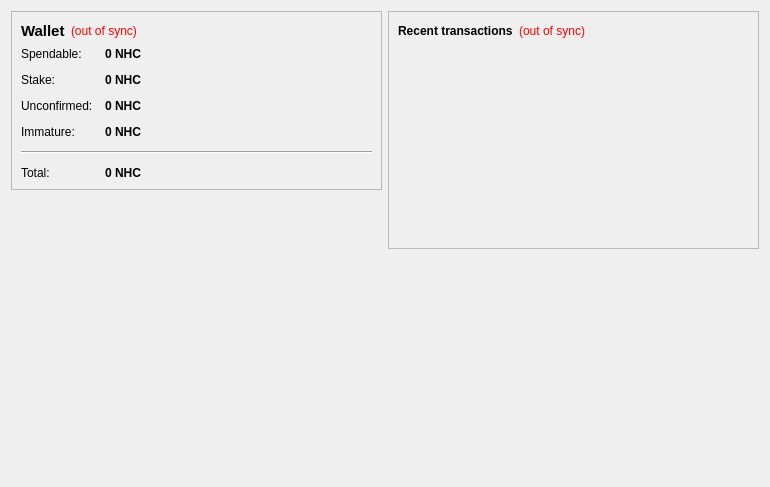
<?xml version="1.0" encoding="UTF-8"?>
<ui version="4.0">
 <class>OverviewPage</class>
 <widget class="QWidget" name="OverviewPage">
  <property name="geometry">
   <rect>
    <x>0</x>
    <y>0</y>
    <width>770</width>
    <height>487</height>
   </rect>
  </property>
  <property name="windowTitle">
   <string>Form</string>
  </property>
  <layout class="QHBoxLayout" name="horizontalLayout" stretch="1,1">
   <item>
    <layout class="QVBoxLayout" name="verticalLayout_2">
     <item>
      <widget class="QFrame" name="frame">
       <property name="frameShape">
        <enum>QFrame::StyledPanel</enum>
       </property>
       <property name="frameShadow">
        <enum>QFrame::Raised</enum>
       </property>
       <layout class="QVBoxLayout" name="verticalLayout_4">
        <item>
         <layout class="QHBoxLayout" name="horizontalLayout_4">
          <item>
           <widget class="QLabel" name="label_5">
            <property name="font">
             <font>
              <pointsize>11</pointsize>
              <weight>75</weight>
              <bold>true</bold>
             </font>
            </property>
            <property name="text">
             <string>Wallet</string>
            </property>
           </widget>
          </item>
          <item>
           <widget class="QLabel" name="labelWalletStatus">
            <property name="toolTip">
             <string>The displayed information may be out of date. Your wallet automatically synchronizes with the Neverhoodcoin network after a connection is established, but this process has not completed yet.</string>
            </property>
            <property name="styleSheet">
             <string notr="true">QLabel { color: red; }</string>
            </property>
            <property name="text">
             <string notr="true">(out of sync)</string>
            </property>
            <property name="alignment">
             <set>Qt::AlignLeading|Qt::AlignLeft|Qt::AlignVCenter</set>
            </property>
           </widget>
          </item>
          <item>
           <spacer name="horizontalSpacer_2">
            <property name="orientation">
             <enum>Qt::Horizontal</enum>
            </property>
            <property name="sizeHint" stdset="0">
             <size>
              <width>40</width>
              <height>20</height>
             </size>
            </property>
           </spacer>
          </item>
         </layout>
        </item>
        <item>
         <layout class="QFormLayout" name="formLayout_2">
          <property name="fieldGrowthPolicy">
           <enum>QFormLayout::AllNonFixedFieldsGrow</enum>
          </property>
          <property name="horizontalSpacing">
           <number>12</number>
          </property>
          <property name="verticalSpacing">
           <number>12</number>
          </property>
          <item row="0" column="0">
           <widget class="QLabel" name="label">
            <property name="text">
             <string>Spendable:</string>
            </property>
           </widget>
          </item>
          <item row="0" column="1">
           <widget class="QLabel" name="labelBalance">
            <property name="font">
             <font>
              <weight>75</weight>
              <bold>true</bold>
             </font>
            </property>
            <property name="cursor">
             <cursorShape>IBeamCursor</cursorShape>
            </property>
            <property name="toolTip">
             <string>Your current spendable balance</string>
            </property>
            <property name="text">
             <string notr="true">0 NHC</string>
            </property>
            <property name="textInteractionFlags">
             <set>Qt::LinksAccessibleByMouse|Qt::TextSelectableByKeyboard|Qt::TextSelectableByMouse</set>
            </property>
           </widget>
          </item>
          <item row="1" column="0">
           <widget class="QLabel" name="label_6">
            <property name="text">
             <string>Stake:</string>
            </property>
           </widget>
          </item>
          <item row="1" column="1">
           <widget class="QLabel" name="labelStake">
            <property name="font">
             <font>
              <weight>75</weight>
              <bold>true</bold>
             </font>
            </property>
            <property name="cursor">
             <cursorShape>IBeamCursor</cursorShape>
            </property>
            <property name="toolTip">
             <string>Total of coins that was staked, and do not yet count toward the current balance</string>
            </property>
            <property name="text">
             <string notr="true">0 NHC</string>
            </property>
            <property name="textInteractionFlags">
             <set>Qt::LinksAccessibleByMouse|Qt::TextSelectableByKeyboard|Qt::TextSelectableByMouse</set>
            </property>
           </widget>
          </item>
          <item row="2" column="0">
           <widget class="QLabel" name="label_3">
            <property name="text">
             <string>Unconfirmed:</string>
            </property>
           </widget>
          </item>
          <item row="2" column="1">
           <widget class="QLabel" name="labelUnconfirmed">
            <property name="font">
             <font>
              <weight>75</weight>
              <bold>true</bold>
             </font>
            </property>
            <property name="cursor">
             <cursorShape>IBeamCursor</cursorShape>
            </property>
            <property name="toolTip">
             <string>Total of transactions that have yet to be confirmed, and do not yet count toward the current balance</string>
            </property>
            <property name="text">
             <string notr="true">0 NHC</string>
            </property>
            <property name="textInteractionFlags">
             <set>Qt::LinksAccessibleByMouse|Qt::TextSelectableByKeyboard|Qt::TextSelectableByMouse</set>
            </property>
           </widget>
          </item>
          <item row="3" column="0">
           <widget class="QLabel" name="labelImmatureText">
            <property name="text">
             <string>Immature:</string>
            </property>
           </widget>
          </item>
          <item row="3" column="1">
           <widget class="QLabel" name="labelImmature">
            <property name="font">
             <font>
              <weight>75</weight>
              <bold>true</bold>
             </font>
            </property>
            <property name="toolTip">
             <string>Mined balance that has not yet matured</string>
            </property>
            <property name="text">
             <string notr="true">0 NHC</string>
            </property>
            <property name="textInteractionFlags">
             <set>Qt::LinksAccessibleByMouse|Qt::TextSelectableByKeyboard|Qt::TextSelectableByMouse</set>
            </property>
           </widget>
          </item>
          <item row="4" column="0" colspan="2">
           <widget class="Line" name="line">
            <property name="orientation">
             <enum>Qt::Horizontal</enum>
            </property>
           </widget>
          </item>
          <item row="5" column="0">
           <widget class="QLabel" name="labelTotalText">
            <property name="text">
             <string>Total:</string>
            </property>
           </widget>
          </item>
          <item row="5" column="1">
           <widget class="QLabel" name="labelTotal">
            <property name="font">
             <font>
              <weight>75</weight>
              <bold>true</bold>
             </font>
            </property>
            <property name="cursor">
             <cursorShape>IBeamCursor</cursorShape>
            </property>
            <property name="toolTip">
             <string>Your current total balance</string>
            </property>
            <property name="text">
             <string notr="true">0 NHC</string>
            </property>
            <property name="textInteractionFlags">
             <set>Qt::LinksAccessibleByMouse|Qt::TextSelectableByKeyboard|Qt::TextSelectableByMouse</set>
            </property>
           </widget>
          </item>
         </layout>
        </item>
       </layout>
      </widget>
     </item>
     <item>
      <spacer name="verticalSpacer">
       <property name="orientation">
        <enum>Qt::Vertical</enum>
       </property>
       <property name="sizeHint" stdset="0">
        <size>
         <width>20</width>
         <height>40</height>
        </size>
       </property>
      </spacer>
     </item>
     <item>
      <widget class="QLabel" name="label_2">
       <property name="autoFillBackground">
        <bool>true</bool>
       </property>
       <property name="text">
        <string/>
       </property>
       <property name="pixmap">
        <pixmap resource="../bitcoin.qrc">:/icons/techbg</pixmap>
       </property>
       <property name="scaledContents">
        <bool>false</bool>
       </property>
       <property name="margin">
        <number>0</number>
       </property>
      </widget>
     </item>
    </layout>
   </item>
   <item>
    <layout class="QVBoxLayout" name="verticalLayout_3">
     <item>
      <widget class="QFrame" name="frame_2">
       <property name="frameShape">
        <enum>QFrame::StyledPanel</enum>
       </property>
       <property name="frameShadow">
        <enum>QFrame::Raised</enum>
       </property>
       <layout class="QVBoxLayout" name="verticalLayout">
        <item>
         <layout class="QHBoxLayout" name="horizontalLayout_2">
          <item>
           <widget class="QLabel" name="label_4">
            <property name="text">
             <string>&lt;b&gt;Recent transactions&lt;/b&gt;</string>
            </property>
           </widget>
          </item>
          <item>
           <widget class="QLabel" name="labelTransactionsStatus">
            <property name="toolTip">
             <string>The displayed information may be out of date. Your wallet automatically synchronizes with the Neverhoodcoin network after a connection is established, but this process has not completed yet.</string>
            </property>
            <property name="styleSheet">
             <string notr="true">QLabel { color: red; }</string>
            </property>
            <property name="text">
             <string notr="true">(out of sync)</string>
            </property>
            <property name="alignment">
             <set>Qt::AlignRight|Qt::AlignTrailing|Qt::AlignVCenter</set>
            </property>
           </widget>
          </item>
          <item>
           <spacer name="horizontalSpacer">
            <property name="orientation">
             <enum>Qt::Horizontal</enum>
            </property>
            <property name="sizeHint" stdset="0">
             <size>
              <width>40</width>
              <height>20</height>
             </size>
            </property>
           </spacer>
          </item>
         </layout>
        </item>
        <item>
         <widget class="QListView" name="listTransactions">
          <property name="styleSheet">
           <string notr="true">QListView { background: transparent; }</string>
          </property>
          <property name="frameShape">
           <enum>QFrame::NoFrame</enum>
          </property>
          <property name="verticalScrollBarPolicy">
           <enum>Qt::ScrollBarAlwaysOff</enum>
          </property>
          <property name="horizontalScrollBarPolicy">
           <enum>Qt::ScrollBarAlwaysOff</enum>
          </property>
          <property name="selectionMode">
           <enum>QAbstractItemView::NoSelection</enum>
          </property>
         </widget>
        </item>
       </layout>
      </widget>
     </item>
     <item>
      <spacer name="verticalSpacer_2">
       <property name="orientation">
        <enum>Qt::Vertical</enum>
       </property>
       <property name="sizeHint" stdset="0">
        <size>
         <width>20</width>
         <height>40</height>
        </size>
       </property>
      </spacer>
     </item>
    </layout>
   </item>
  </layout>
 </widget>
 <resources/>
 <connections/>
</ui>
